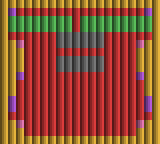

A level layout from a 2D game, rendered from its tile map. Below: a short description, then the map file with its tile-grid data intact:
An orthogonal 20x18 tile map with 8x8 px tiles, 2 tile layers (map, palette), 2 tilesets.

<map version="1.10" tiledversion="1.10.2" orientation="orthogonal" renderorder="right-down" width="20" height="18" tilewidth="8" tileheight="8" infinite="0" nextlayerid="3" nextobjectid="1">
 <tileset firstgid="1" name="tiles" tilewidth="8" tileheight="8" tilecount="768" columns="16">
  <image source="room_done.png" width="128" height="384" />
 </tileset>
 <tileset firstgid="769" name="palettes" tilewidth="8" tileheight="8" tilecount="8" columns="8">
  <image source="../palettes.png" width="64" height="8" />
 </tileset>
 <layer id="1" name="map" width="20" height="18">
  <data encoding="csv">
257,275,304,312,320,320,320,328,320,320,320,320,333,320,320,320,2147483960,2147483952,2147483923,2147483905,
258,276,353,353,353,353,353,353,353,353,353,353,353,353,353,353,353,353,2147483924,2147483906,
259,289,297,305,313,321,329,337,345,353,291,299,307,315,323,331,339,347,355,2147483907,
260,290,298,306,314,322,330,338,346,353,292,300,308,316,324,332,340,348,356,2147483908,
261,353,353,353,353,353,353,643,651,659,667,675,683,353,353,353,353,2147484001,2147484001,2147483909,
262,277,285,353,353,353,353,644,652,660,668,676,684,353,353,353,353,2147483933,2147483925,2147483910,
263,278,286,353,353,353,353,353,353,353,353,353,353,353,353,353,353,2147483934,2147483926,2147483911,
264,279,287,353,353,353,353,729,737,745,753,761,371,353,353,353,353,2147483935,2147483927,2147483912,
265,280,288,353,353,353,353,730,738,746,754,762,372,353,353,353,353,2147483936,2147483928,2147483913,
266,281,293,353,353,353,353,353,353,353,353,353,353,353,353,353,353,2147483941,2147483929,2147483914,
267,282,353,353,353,353,353,353,353,353,353,353,353,353,353,353,353,2147484001,2147483930,2147483915,
268,283,353,353,353,353,353,353,353,353,353,353,353,353,353,353,353,2147484001,2147483931,2147483916,
269,284,353,353,353,353,353,353,353,353,353,353,353,353,353,353,353,2147484001,2147483932,2147483917,
270,335,353,353,353,353,353,353,353,353,353,353,353,353,353,353,353,2147484001,2147483983,2147483918,
271,353,353,353,353,353,353,353,353,353,353,353,353,353,353,353,353,2147484001,2147484001,2147483919,
272,294,301,353,353,353,353,353,353,353,353,353,353,353,353,353,353,309,317,325,
273,295,302,353,353,353,353,353,353,353,353,353,353,353,353,353,353,310,318,326,
274,296,303,341,349,349,349,357,349,349,349,334,342,349,349,2147483997,2147483989,311,319,327
  </data>
 </layer>
 <layer id="2" name="palette" width="20" height="18">
  <data encoding="csv">
772,772,772,772,772,772,772,772,772,772,772,772,772,772,772,772,772,772,772,772,
772,773,769,769,769,769,769,769,769,769,769,769,769,769,769,769,769,769,773,772,
772,771,771,771,771,771,771,771,771,769,771,771,771,771,771,771,771,771,771,772,
772,771,771,771,771,771,771,771,771,769,771,771,771,771,771,771,771,771,771,772,
772,769,769,769,769,769,769,775,775,775,775,775,775,769,769,769,769,769,769,772,
772,772,774,769,769,769,769,775,775,775,775,775,775,769,769,769,769,774,772,772,
772,772,772,769,769,769,769,769,769,769,769,769,769,769,769,769,769,772,772,772,
772,772,772,769,769,769,769,775,775,775,775,775,775,769,769,769,769,772,772,772,
772,772,772,769,769,769,769,775,775,775,775,775,775,769,769,769,769,772,772,772,
772,772,773,769,769,769,769,769,769,769,769,769,769,769,769,769,769,773,772,772,
772,772,769,769,769,769,769,769,769,769,769,769,769,769,769,769,769,769,772,772,
772,772,769,769,769,769,769,769,769,769,769,769,769,769,769,769,769,769,772,772,
772,773,769,769,769,769,769,769,769,769,769,769,769,769,769,769,769,769,773,772,
772,773,769,769,769,769,769,769,769,769,769,769,769,769,769,769,769,769,773,772,
772,769,769,769,769,769,769,769,769,769,769,769,769,769,769,769,769,769,769,772,
772,772,774,769,769,769,769,769,769,769,769,769,769,769,769,769,769,774,772,772,
772,772,772,769,769,769,769,769,769,769,769,769,769,769,769,769,769,772,772,772,
772,772,772,772,772,772,772,772,772,772,772,772,772,772,772,772,772,772,772,772
  </data>
 </layer>
</map>
